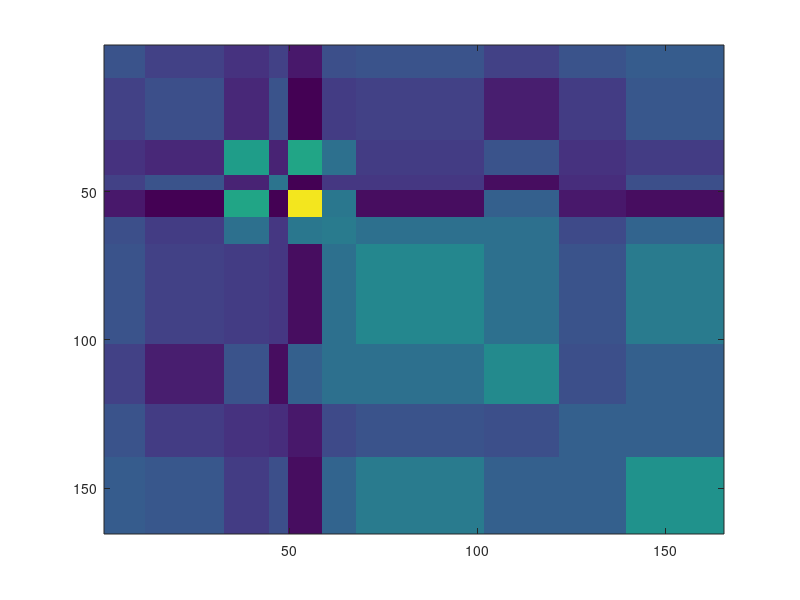
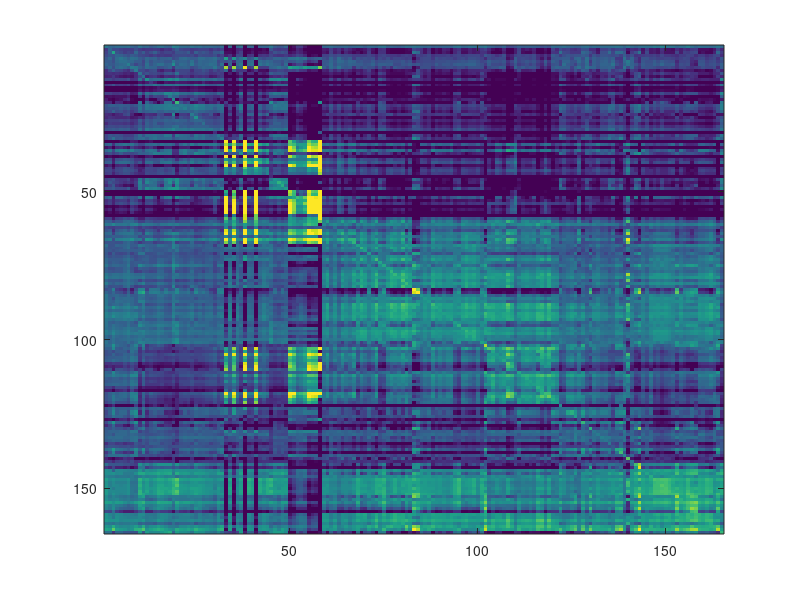
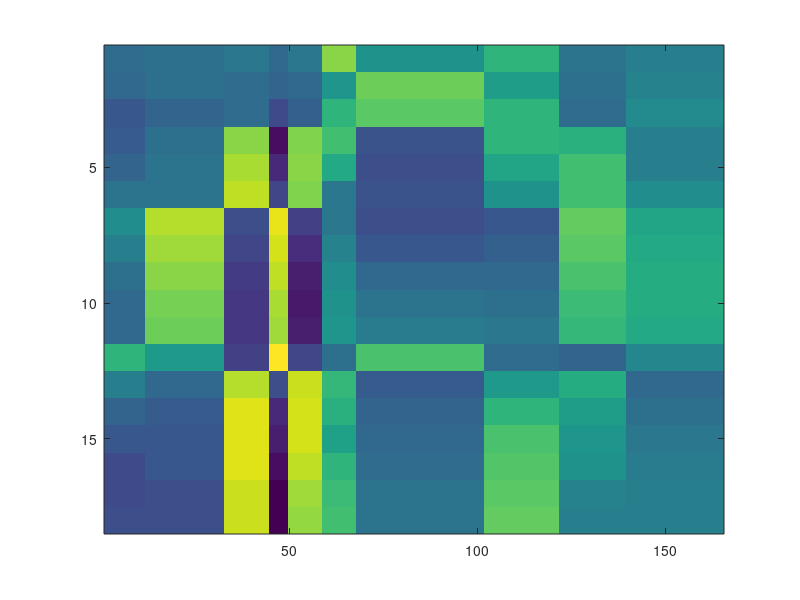
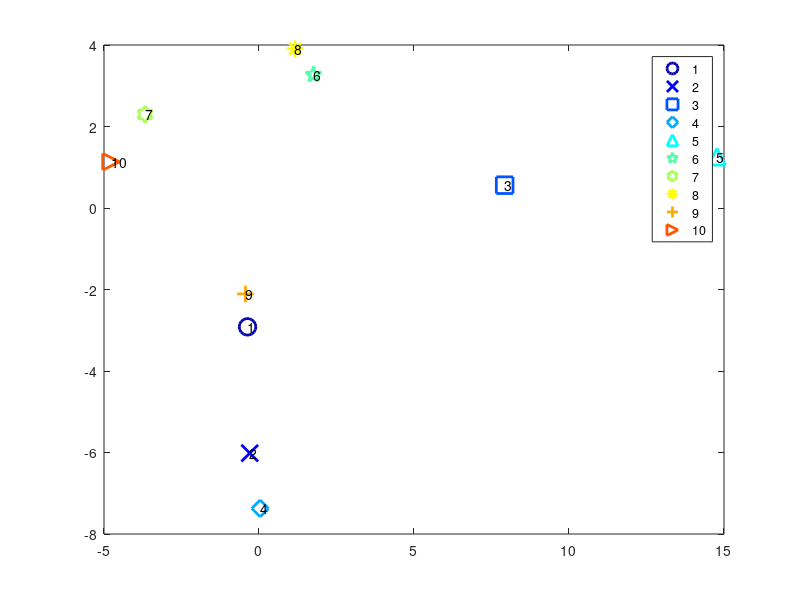

Here is the MATLAB script that generated these plots, in order: (Note: this script raises an error after producing the figures.)
%% Uses parameters from 'MetaParameterExtraction.m' and 'SingleNeuronCNNs.py' to generate embedding spaces via PCA
% This was done in Matlab mainly for plotting.

load('Confusion.mat');

% normalize values for each neuron by how well this neuron be predicted by others (maximum except self-prediction)
ConfusionX = Confusion_later;
for j = 1:174
    ConfusionX(:,j) = ConfusionX(:,j)/mean(ConfusionX(:,j));
end


%% calculate predicting quality

% normalize values for each neuron by how well this neuron can be predicted (maximum except self-prediction)
CX = Confusion_later - eye(size(Confusion_later)).*Confusion_later;
for k = 1:size(CX,1)
    CX(k,:) = CX(k,:)/quantile(CX(k,:),0.98);
end

% find for each cell k the neurons that can be predicted very well;
% rank neurons according to how well they predict neurons compared to
% how well those neurons are predicted by other well neurons
clear predicting_quality
for k = 1:size(CX,1)
    for j = 1:size(CX,1)
        [XX,iX] = sort(CX(j,:),'descend');
        position(j) = find(iX == k);
    end
    position_sorted = sort(position,'ascend');
    predicting_quality(k) = 1/mean(position_sorted(1:10));
end
% figure(32), plot(predicting_quality,'-')

%% select neurons to be used for PCA

goodindizes = find(predicting_quality>quantile(predicting_quality,0.05));
DaSet2 = DaSet2(goodindizes);
DaSet = DaSet(goodindizes);


%% perform PCA to embed the prediction matrix into a lower dimension


ConfusionXX = ConfusionX(goodindizes,goodindizes);
for j = 1:10
    for k = 1:10
        indizes1 = find(DaSet==j);
        indizes2 = find(DaSet==k);
        ConfusionXX(indizes1,indizes2) = mean(mean(ConfusionXX(indizes1,indizes2)));
    end
end
figure, imagesc((ConfusionXX+ConfusionXX')/2,[0.5 2.5])
figure, imagesc(ConfusionX(goodindizes,goodindizes),[0.5 2.5])
[~,mappedX,~] = pca(ConfusionXX'+ConfusionXX); 


symbolsX = {'o','x','s','d','^','p','h','*','+','>'};
numbersX = {'1','2','3','4','5','6','7','8','9','10'};

figure(95533), cmap = jet(10);
for k = 1:10
    indizes = find(DaSet==k);
    hX(k) =  plot(mean(mappedX(indizes,1)),mean(mappedX(indizes,2)),char(symbolsX(k)),'MarkerSize',12,'Color',cmap(k,:),'LineWidth',2); hold on;
    text(mean(mappedX(indizes,1)),mean(mappedX(indizes,2)),num2str(k));
end
legend(hX, numbersX);
hold off

embedding_2D_predictions = zeros(10,2);
for k = 1:10
    indizes = find(DaSet==k);
    embedding_2D_predictions(k,1:2) = mean(mappedX(indizes,1:2));
end

%% to be saved to a mat file
embedding_2D = mappedX(:,1:4);


%% embedding space of statistics of the timetraces
% from MetaParameterExtraction
load('Parameters174.mat');

Parameters174 = Parameters174(:,goodindizes);

ParametersXX = Parameters174;
for k = 1:10
    ixx = find(DaSet == k);
    ParametersXX(:,ixx) = repmat(mean(ParametersXX(:,ixx),2),[1 numel(ixx)]);
end
figure, imagesc(ParametersXX)
colormap(paruly)
caxis([-1.4 1.4])

ParametersXX = Parameters32;
for k = 1:10
    ixx = find(DaSet == k);
    ParametersXX(:,ixx) = repmat(mean(ParametersXX(:,ixx),2),[1 numel(ixx)]);
end
figure, imagesc(ParametersXX)
colormap(paruly)
caxis([-1.4 1.4])

[coeff,mappedY] = pca(Parameters174');

embedding_2D_stats = zeros(10,2);
Daset = DasetS(goodindizes);
for j = 1:10
    embedding_2D_stats(j,:) = median(mappedY(Daset==j,1:2));
end

symbolsX = {'o','x','s','d','^','p','h','*','+','>'};
numbersX = {'1','2','3','4','5','6','7','8','9','10'};
figure(312);
for k = 1:10
    plot(embedding_2D_stats(k,1),embedding_2D_stats(k,2),char(symbolsX(k)),'MarkerSize',12,'Color',cmap(k,:),'LineWidth',2); hold on;
    text(embedding_2D_stats(k,1),embedding_2D_stats(k,2),num2str(k));
end

load('Parameters32.mat');

% project into PCA space defined by the 174-neuron space
W = diag(std(Parameters32'))\coeff;
Projection33 = Parameters32'*W;

Daset = DasetS32;
embedding_2D_stats33 = zeros(5,2);
for j = 1:5
    embedding_2D_stats33(j,:) = median(Projection33(Daset==j,1:2));
end
figure(312);
for k = 1:5
    plot(embedding_2D_stats33(k,1),embedding_2D_stats33(k,2),char(symbolsX(k)),'MarkerSize',16,'Color',cmap(k,:),'LineWidth',2); hold on;
    text(embedding_2D_stats33(k,1),embedding_2D_stats33(k,2),num2str(k));
end



%% save all to a mat-file
save('embedding_spaces.mat','embedding_2D_predictions','embedding_2D_stats','embedding_2D_stats33','predicting_quality','goodindizes','DaSet2','DaSet');

